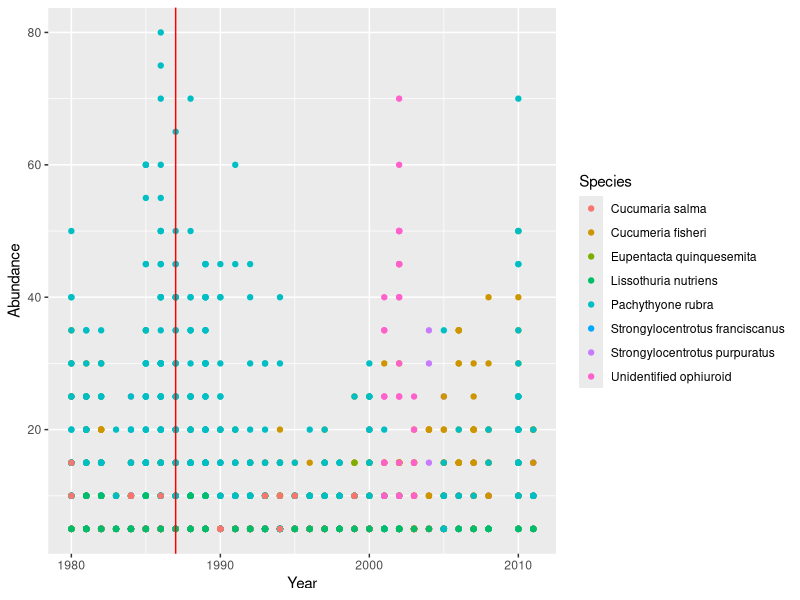
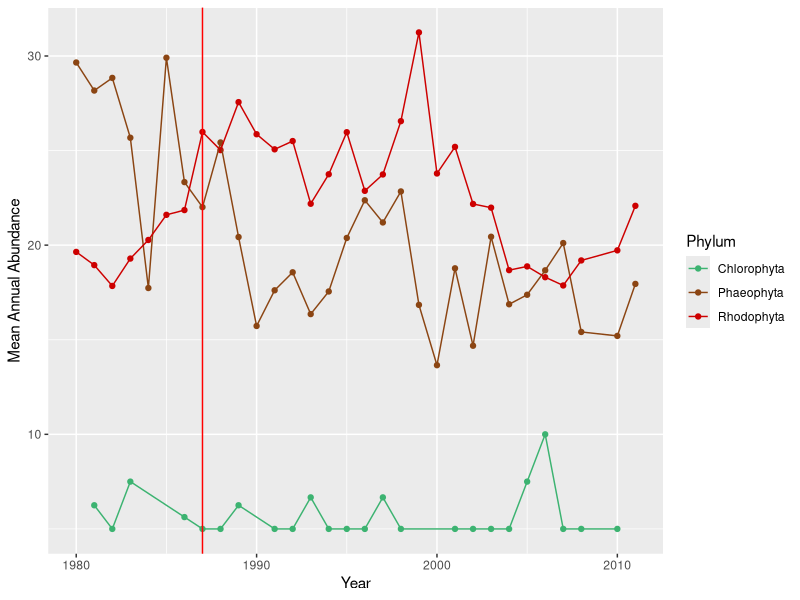
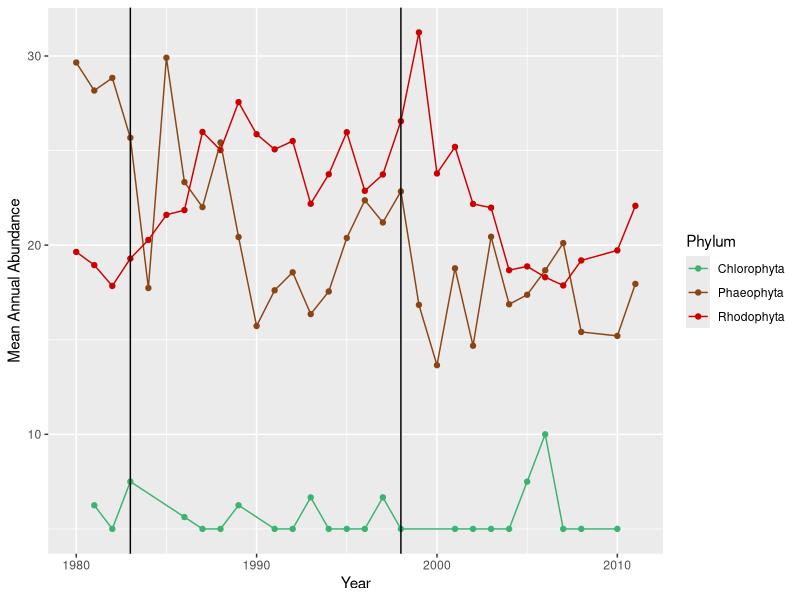

The R source for these figures, in order:
## ---- chunk 1
knitr::opts_chunk$set(echo = TRUE)
library(tidyverse)
library(ggplot2)
library(dplyr)
## ---- chunk 2
kelp <-read.csv("final_rawdata.csv",stringsAsFactors = TRUE)
unique(kelp$GENUS_SPECIES)
## ---- chunk 3

## Removing Columns
kelp_cleaned <- kelp %>% 
                  select(-SAMPLE_DESC,
                         -BIOMAS)


## Renaming Columns
kelp_cleaned <- kelp_cleaned %>% 
                        rename(Abundance = ABUNDANCE, 
                               Species = `GENUS_SPECIES`,
                               Plot = PLOT,
                               Latitude = LATITUDE,
                               Longitude = LONGITUDE,
                               Day = DAY, 
                               Month = MONTH,
                               Year = YEAR) 

## Adding Date Column
kelp_cleaned['Date'] <- NA
kelp_cleaned$Date<-as.Date(with(kelp_cleaned,paste(Year,Month,Day,sep="-")),"%Y-%m-%d")


## Adding Phylum Column
phylum <- read.csv("phylum.csv", stringsAsFactors = TRUE)
kelp_cleaned <- left_join(kelp_cleaned, phylum, by="Species")



## Organizing Columns
kelp_cleaned = select(kelp_cleaned, Abundance, Phylum, Species, Plot, Latitude, Longitude, Date, Year, Month, Day)


head(kelp_cleaned)
## ---- chunk 4
ggplot(subset(kelp_cleaned, Phylum %in% "Echinodermata"),
       aes(Year, Abundance)) +
  geom_point(aes(color = Species)) +
  geom_vline(xintercept= 1987, color= 'red')
## ---- chunk 5
# Subsetting by algae: 
algae_year <- kelp_cleaned %>%
  select(Abundance, Year, Date, Species, Phylum) %>% 
  filter(Phylum == "Rhodophyta" | Phylum == "Chlorophyta" |
           Phylum == "Phaeophyta") %>% 
  group_by(Year, Phylum) %>%
  summarize(Mean_Abundance = mean(Abundance))


ggplot(data=algae_year, aes(x=Year, y=Mean_Abundance, 
                            color=Phylum, by=Phylum)) + 
  geom_point() + geom_line() +
  geom_vline(xintercept= 1987, color= 'red') + 
  scale_color_manual(values = c("mediumseagreen", "chocolate4", 
                                "red3")) +
  labs(x="Year", y="Mean Annual Abundance")
## ---- chunk 6
## Subset by algae
algae_El_Nino <- kelp_cleaned %>% 
  select(Abundance, Phylum, Species, Year, Date) %>% 
  filter(Phylum == "Rhodophyta" | 
         Phylum == "Chlorophyta" |
         Phylum == "Phaeophyta") %>% 
  group_by(Year, Phylum) %>% 
  summarize(Mean_Abundance = mean(Abundance))

## Plotting
ggplot(data= algae_El_Nino,
       aes(x= Year, y= Mean_Abundance,
           color= Phylum, by= Phylum)) +
  geom_point() + geom_line() +
  geom_vline(xintercept= 1983, color= 'black') + 
  geom_vline(xintercept= 1998, color= 'black') +
  scale_color_manual(values = c("mediumseagreen", "chocolate4", 
                                "red3")) +
  labs(x= "Year", y= "Mean Annual Abundance")
